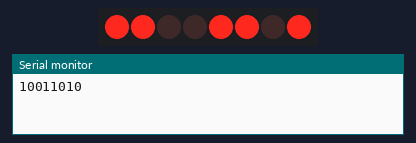
Bench run of a sketch on a simulated Arduino Uno, built with avr-gcc and run on an emulated ATmega328P. On the bench: 8 shift-register outputs drawn as a row of LEDs (first output left, lit = HIGH), the last lines printed to the serial monitor. Wiring (inferred from the names in the program): shift register (74HC595): data pin 12; shift clock pin 9; latch pin 11. Wiring (inferred from the signals the program sends): row of LEDs: on Q0, Q1, Q2, Q3, Q4, Q5, Q6, Q7.

Above: at 0.1 s.
At 0.8 s:
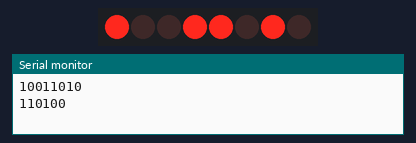
At 1.5 s:
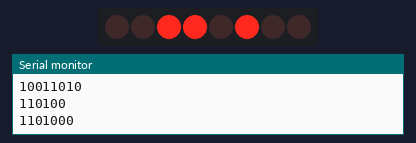
At 2.2 s:
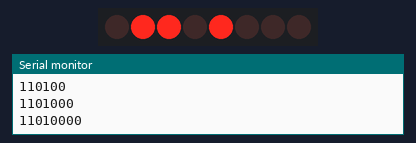
At 3.6 s:
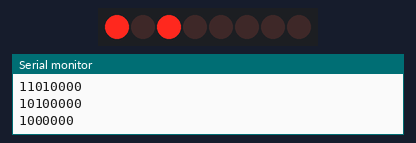
At 5.0 s:
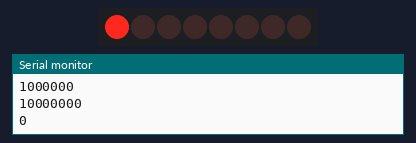
Timing chart, 0 to 7.1 s (numbered marks = the images above):
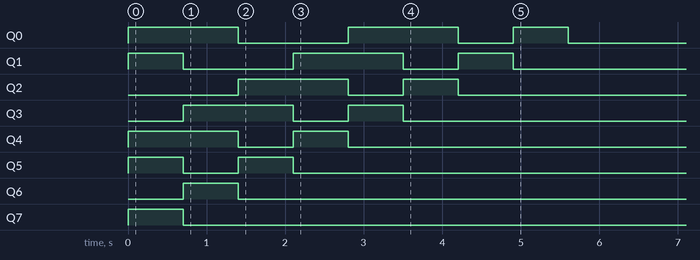

The sketch:

logical_shifting.ino
```cpp
int latchPin = 11;
int clockPin = 9;
int dataPin = 12;

byte digit = 0b11001101;
void setup() {
  // put your setup code here, to run once:
  pinMode(latchPin, OUTPUT);
  pinMode(clockPin, OUTPUT);
  pinMode(dataPin, OUTPUT);

  Serial.begin(9600);
}

void loop() {
  // put your main code here, to run repeatedly:
  digitalWrite(latchPin, LOW);
  shiftOut(dataPin, clockPin, LSBFIRST, digit);
  digitalWrite(latchPin, HIGH);
  //digit*=2; logical right
  digit*=2; // logical left
  Serial.println(digit, BIN);
  delay(700);

}
```

Measured:
- by itself, Q0: goes HIGH 1.4 s, LOW 1.4 s, HIGH 1.4 s, LOW 0.70 s, HIGH 0.70 s, then LOW
- by itself, Q1: goes HIGH 0.70 s, LOW 1.4 s, HIGH 1.4 s, LOW 0.70 s, HIGH 0.70 s, then LOW
- by itself, Q2: LOW → HIGH at 1.4 s, → LOW 1.4 s later, → HIGH 0.70 s later, → LOW 0.70 s later
- by itself, Q3: LOW → HIGH at 0.70 s, → LOW 1.4 s later, → HIGH 0.70 s later, → LOW 0.70 s later
- by itself, Q4: LOW → HIGH at 0.00 s, → LOW 1.4 s later, → HIGH 0.70 s later, → LOW 0.70 s later
- by itself, Q5: alternates HIGH for 0.70 s and LOW for 0.70 s, 4 changes in all, then stays LOW
- by itself, Q6: LOW → HIGH at 0.70 s, → LOW 0.70 s later
- by itself, Q7: LOW → HIGH at 0.00 s, → LOW 0.70 s later
